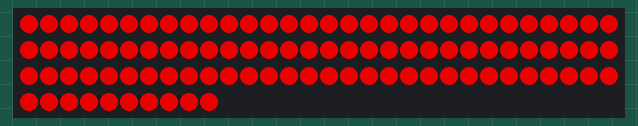
A sketch run on a simulated ESP32. Shown: 100 RGB LEDs in strip order, left to right, continuing on the next row. Dim RGB values are drawn brighter than linear; what the sketch prints to the serial monitor is not drawn.

Above: at 0.17 s.
At 0.84 s:
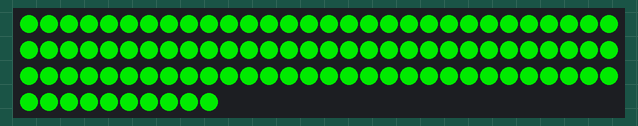

The sketch:

ESP32_WS2812B_FastLED.ino
```cpp
#define FASTLED_RMT_MAX_CHANNELS 1
#include <FastLED.h>
#define LEDCHAIN 13
#define NUM_LEDS 100
CRGB leds[NUM_LEDS];


void setup() {
  // put your setup code here, to run once:
  Serial.begin(115200);
FastLED.addLeds<NEOPIXEL , LEDCHAIN>(leds, NUM_LEDS);
Serial.println("LED Cleared");
}

void loop() {
  // put your main code here, to run repeatedly:
 colorWipe(192, 0, 0, 2); // Red
   delay(330);
  colorWipe(0, 0, 192, 2); //
 delay(330);
  colorWipe(0, 192, 0, 2);
delay(330);


}


void colorWipe(uint8_t R,uint8_t G,uint8_t B , uint8_t wait) {

  if(wait < 1)
  {
    wait = 1;
  }
  for(uint16_t i=0; i<NUM_LEDS; i++) {
      leds[i] = CRGB(R,G,B);


  }
   FastLED.show();
      delay(wait);
}
```
